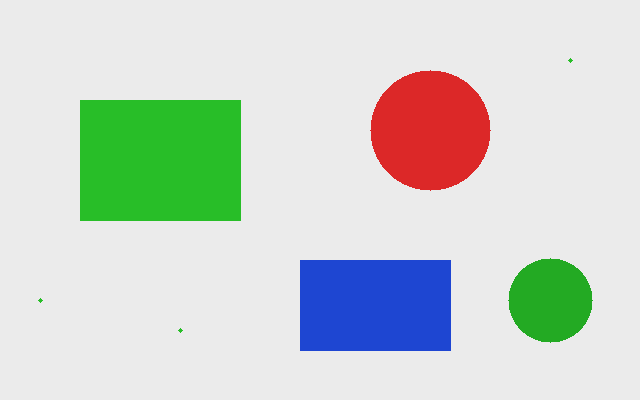
#> input picture textbook/assets/scene.png, 640 x 400 px, found by its file name
$ python 03_objects.py
#> lines starting #> are read from the running program, lines starting #| are printed output that depends on the picture; after the words box and inside, x2 and y2 are one past the last pixel; in counts of white or black regions, pixels touching at a corner belong together
# Запускай из папки CV_course: python textbook/examples/03_objects.py
import cv2 as cv

img = cv.imread('textbook/assets/scene.png')
#> img is the input picture: shape (400, 640, 3); mean B, G, R 205.9, 212.7, 204.1
if img is None:
    raise FileNotFoundError('Не найдено textbook/assets/scene.png. Запусти из CV_course.')

hsv = cv.cvtColor(img, cv.COLOR_BGR2HSV)
#> hsv: shape (400, 640, 3); mean H, S, V 11.9, 40.7, 228.2
mask = cv.inRange(hsv, (40, 80, 60), (85, 255, 255))
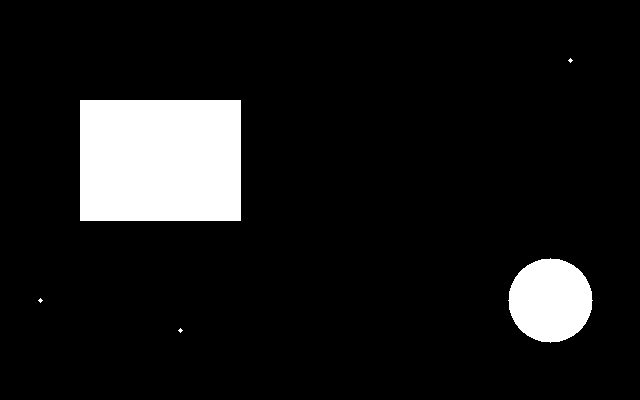
#> mask: shape (400, 640); 9.8% white; 5 white regions (3 under 20 px)
selected = cv.bitwise_and(img, img, mask=mask)
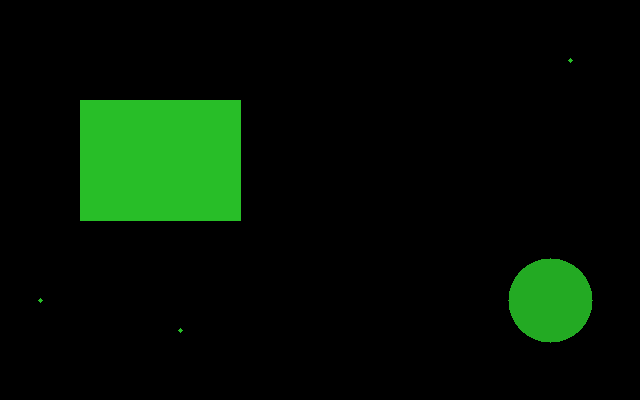
#> selected: shape (400, 640, 3); mean B, G, R 3.8, 18.2, 3.8

overlay = img.copy()
overlay[mask > 0] = (0, 255, 255)
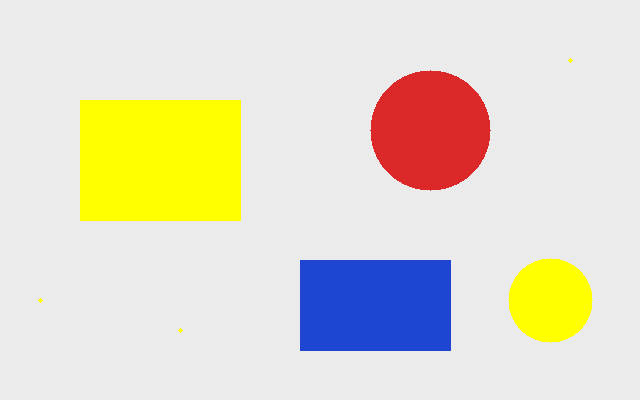
#> overlay: shape (400, 640, 3); 9.78% of pixels changed, all inside (x1, y1, x2, y2) = (38, 58, 593, 343)
overlay = cv.addWeighted(img, 0.6, overlay, 0.4, 0)
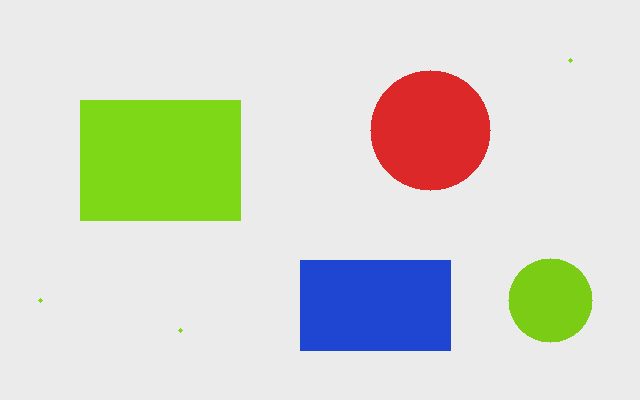
#> overlay: shape (400, 640, 3); mean B, G, R 204.4, 215.4, 212.6

contours, hierarchy = cv.findContours(mask, cv.RETR_EXTERNAL, cv.CHAIN_APPROX_SIMPLE)
#> contours = 5 contours, 3 with area under 20; largest, box (x1, y1, x2, y2) and area: (80, 100, 241, 221) 19200, (508, 258, 593, 343) 5406
result = img.copy()
count = 0
for contour in contours:
    area = cv.contourArea(contour)
    if area < 500:
        continue
    count += 1
    x, y, w, h = cv.boundingRect(contour)
    cv.rectangle(result, (x, y), (x + w - 1, y + h - 1), (0, 200, 255), 3)
    cv.putText(result, 'green ' + str(count), (x, y - 10),
               cv.FONT_HERSHEY_SIMPLEX, 0.6, (20, 20, 20), 2, cv.LINE_AA)
    print('Площадь:', area, 'Рамка:', x, y, w, h)
#> this loop made 5 passes
#> (area, count, x, y, w, h) on pass 3: (5406, 1, 508, 258, 85, 85)
#> (contour, area, count, x, y, w, h) on pass 4: ([[80, 100], [80, 220], [240, 220], [240, 100]], 19200, 2, 80, 100, 161, 121)
#| Площадь: 5406.0 Рамка: 508 258 85 85
#| Площадь: 19200.0 Рамка: 80 100 161 121
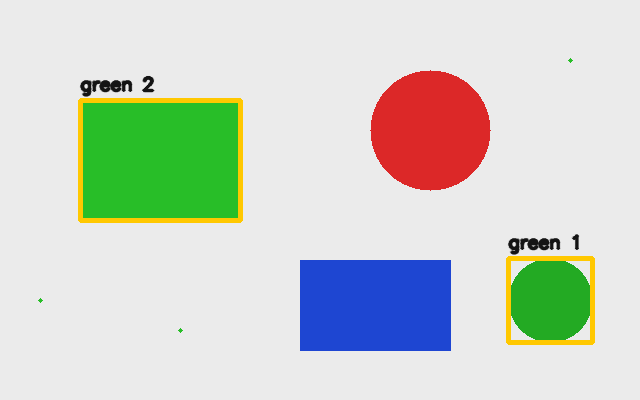
#> result: shape (400, 640, 3); 2.36% of pixels changed, all inside (x1, y1, x2, y2) = (78, 75, 595, 345)
#> after the loop, count = 2
print('Найдено объектов:', count)
#| Найдено объектов: 2

cv.imwrite('textbook/assets/generated/mask.png', mask)
cv.imwrite('textbook/assets/generated/selected.png', selected)
cv.imwrite('textbook/assets/generated/overlay.png', overlay)
cv.imwrite('textbook/assets/generated/objects.png', result)
cv.imshow('mask', mask)
cv.imshow('selected', selected)
cv.imshow('overlay', overlay)
cv.imshow('objects', result)
cv.waitKey(0)
cv.destroyAllWindows()

$ run again, with textbook/assets/coordinates.png copied over textbook/assets/scene.png
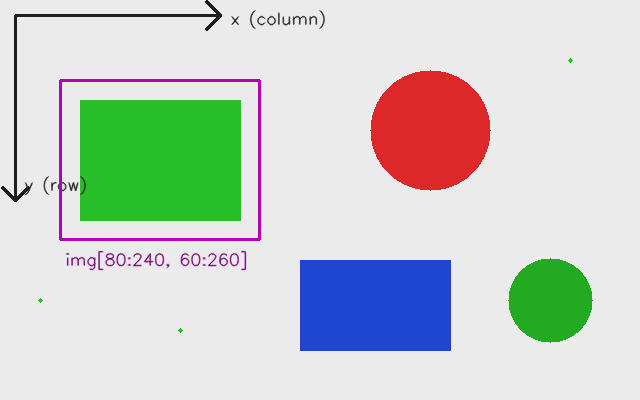
#> input picture textbook/assets/coordinates.png, 640 x 400 px, found by its file name
#> img is the input picture: shape (400, 640, 3); mean B, G, R 203.7, 208.7, 202
#> hsv: shape (400, 640, 3); mean H, S, V 14, 43.3, 226
#> mask: shape (400, 640); 9.8% white; 5 white regions (3 under 20 px)
#> `overlay = cv.addWeighted(img, 0.6, overlay, 0.4, 0)`:
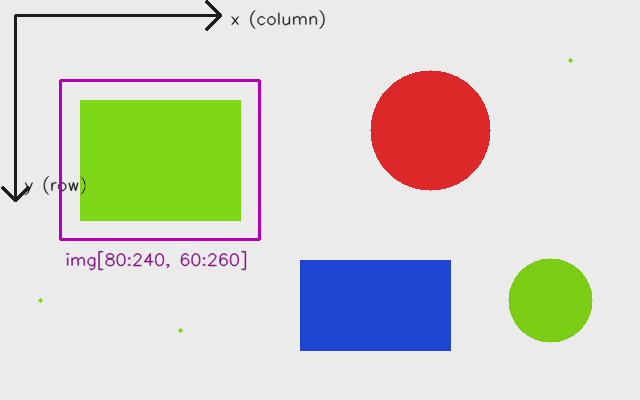
#> overlay: shape (400, 640, 3); mean B, G, R 202.2, 211.5, 210.4
#> contours = 5 contours, 3 with area under 20; largest, box (x1, y1, x2, y2) and area: (80, 100, 241, 221) 19200, (508, 258, 593, 343) 5406
#> the loop `for contour in contours:` made 5 passes
#> (area, count, x, y, w, h) on pass 3: (5406, 1, 508, 258, 85, 85)
#> (printed output is left out)
#> after the loop `for contour in contours:`:
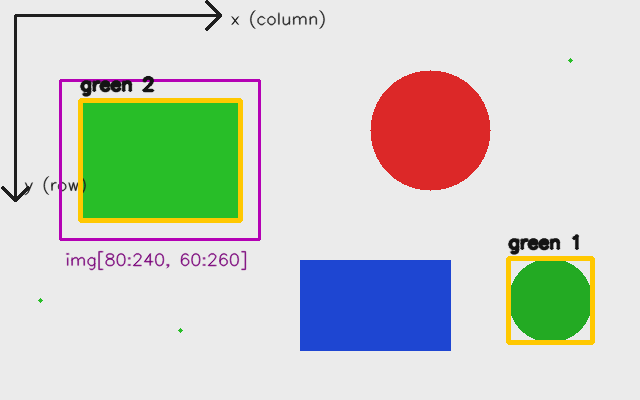
#> result: shape (400, 640, 3); 2.36% of pixels changed, all inside (x1, y1, x2, y2) = (78, 75, 595, 345)
#> after the loop `for contour in contours:`: count = 2
#| Найдено объектов: 2
